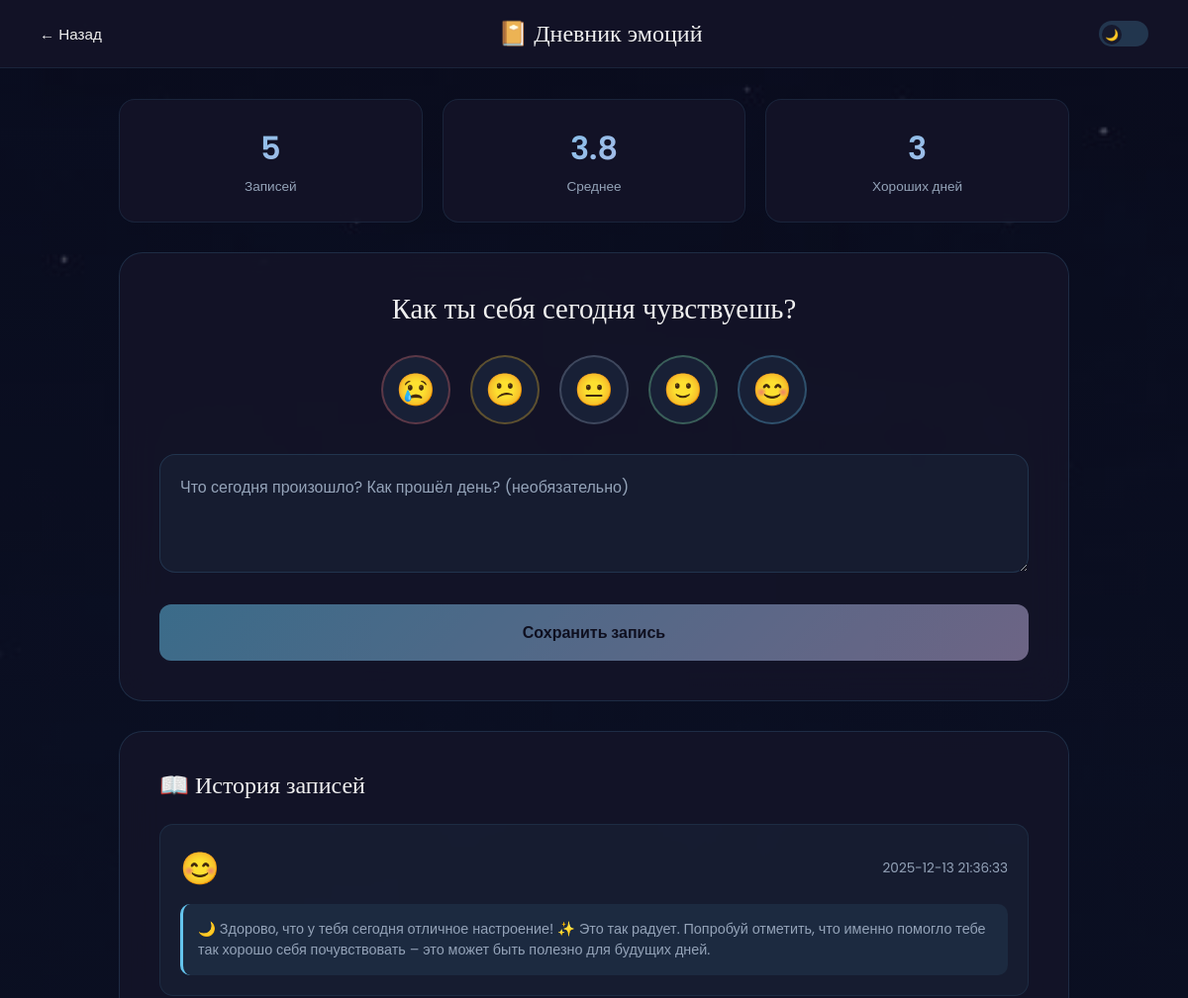
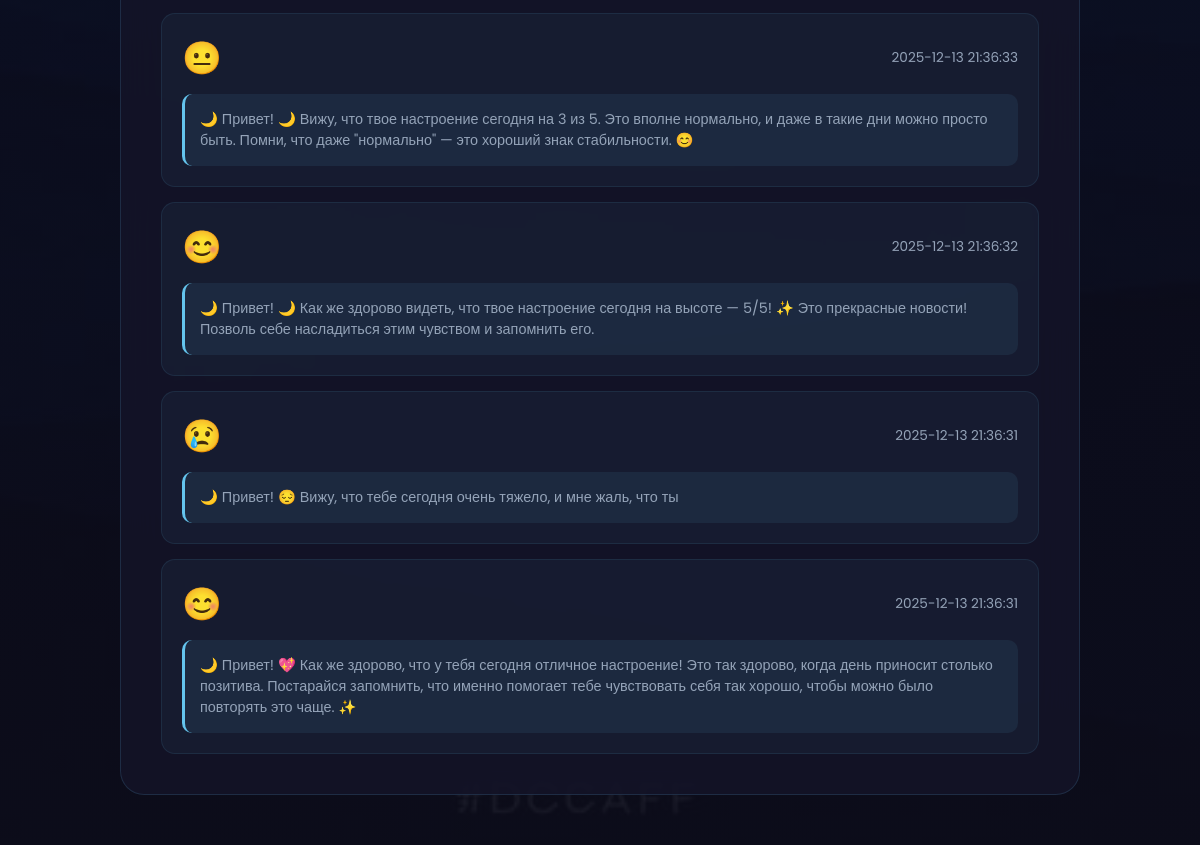
Page /mood (signed in) on the committed database (2 pictures, top to bottom).
### tables this page shows
CREATE TABLE mood_entries (
            id INTEGER PRIMARY KEY AUTOINCREMENT,
            user_id INTEGER NOT NULL,
            mood INTEGER NOT NULL CHECK(mood >= 1 AND mood <= 5),
            note TEXT,
            ai_insight TEXT,
            created_at TIMESTAMP DEFAULT CURRENT_TIMESTAMP,
            FOREIGN KEY (user_id) REFERENCES users (id)
        );

### app.py (the view)
@app.route('/mood')
@login_required
def mood():
    user = get_user_by_id(session['user_id'])
    entries = get_mood_entries(session['user_id'])
    stats = get_mood_stats(session['user_id'])
    return render_template('mood.html', user=user, entries=entries, stats=stats)

### app.py (called while the page is built)
def login_required(f):
    @wraps(f)
    def decorated_function(*args, **kwargs):
        if 'user_id' not in session:
            return redirect(url_for('index'))
        return f(*args, **kwargs)
    return decorated_function

### database.py (called while the page is built)
def get_db():
    conn = sqlite3.connect(DATABASE)
    conn.row_factory = sqlite3.Row
    return conn

def get_user_by_id(user_id):
    conn = get_db()
    cursor = conn.cursor()
    cursor.execute('SELECT * FROM users WHERE id = ?', (user_id,))
    user = cursor.fetchone()
    conn.close()
    return dict(user) if user else None

def get_mood_entries(user_id, limit=30):
    conn = get_db()
    cursor = conn.cursor()
    cursor.execute(
        'SELECT * FROM mood_entries WHERE user_id = ? ORDER BY created_at DESC LIMIT ?',
        (user_id, limit)
    )
    entries = cursor.fetchall()
    conn.close()
    return [dict(e) for e in entries]

### templates/mood.html (shortened to what this page needs)
<!DOCTYPE html>
<html lang="ru">
<head>
</head>
<body>
    <div class="bg-layer bg-dark-theme"></div>
    <div class="bg-overlay"></div>
    <header class="header">
        <a href="/dashboard" class="back-btn">← Назад</a>
        <h2 class="header-title">📔 Дневник эмоций</h2>
        <label class="theme-switch">
            <span class="theme-slider"></span>
        </label>
    </header>
    <main class="main-content">
        <div class="stats-row">
            <div class="stat-card">
                <div class="stat-value">{{ stats.total if stats else 0 }}</div>
                <div class="stat-label">Записей</div>
            </div>
            <div class="stat-card">
                <div class="stat-value">{{ stats.average if stats else '—' }}</div>
                <div class="stat-label">Среднее</div>
            </div>
            <div class="stat-card">
                <div class="stat-value">{{ (stats.distribution.get(5, 0) + stats.distribution.get(4, 0)) if stats and stats.distribution else 0 }}</div>
                <div class="stat-label">Хороших дней</div>
            </div>
        </div>
        <div class="new-entry-card">
            <h2 class="card-title">Как ты себя сегодня чувствуешь?</h2>
            <div class="mood-selector">
                <button class="mood-btn" data-mood="1">😢</button>
                <button class="mood-btn" data-mood="2">😕</button>
                <button class="mood-btn" data-mood="3">😐</button>
                <button class="mood-btn" data-mood="4">🙂</button>
                <button class="mood-btn" data-mood="5">😊</button>
            </div>
            <textarea class="note-input" placeholder="Что сегодня произошло? Как прошёл день? (необязательно)"></textarea>
            <button class="submit-btn" id="save-btn" disabled>
                Сохранить запись
            </button>
        </div>
        <div class="history-section">
            <h2 class="section-title">📖 История записей</h2>
            <div class="entry-list" id="entry-list">
                {% if entries %}
                    {% for entry in entries %}
                    <div class="entry-item">
                        <div class="entry-header">
                            <span class="entry-mood">
                                {% if entry.mood == 1 %}😢{% elif entry.mood == 2 %}😕{% elif entry.mood == 3 %}😐{% elif entry.mood == 4 %}🙂{% else %}😊{% endif %}
                            </span>
                            <span class="entry-date">{{ entry.created_at }}</span>
                        </div>
                        {% if entry.ai_insight %}
                        <div class="entry-insight">🌙 {{ entry.ai_insight }}</div>
                        {% endif %}
                    </div>
                    {% endfor %}
                {% else %}
                    <div class="empty-state">
                        <span>📔</span>
                        <p>Записей пока нет. Начни отслеживать своё настроение!</p>
                    </div>
                {% endif %}
            </div>
        </div>
    </main>
</body>
</html>

### rows in the picture
mood_entries: created_at "2025-12-13 21:36:33", ai_insight "Здорово, что у тебя сегодня отличное настроение! ✨ Это так радует. Попробуй отметить, что именно помогло тебе так хорошо себя почувствовать – это может быть полезно для будущих дней."
mood_entries: created_at "2025-12-13 21:36:33", ai_insight "Привет! 🌙 Вижу, что твое настроение сегодня на 3 из 5. Это вполне нормально, и даже в такие дни можно просто быть. Помни, что даже \"нормально\" — это хороший знак стабильности. 😊"
mood_entries: created_at "2025-12-13 21:36:32", ai_insight "Привет! 🌙 Как же здорово видеть, что твое настроение сегодня на высоте — 5/5! ✨ Это прекрасные новости! Позволь себе насладиться этим чувством и запомнить его."
mood_entries: created_at "2025-12-13 21:36:31", ai_insight "Привет! 😔 Вижу, что тебе сегодня очень тяжело, и мне жаль, что ты"
mood_entries: created_at "2025-12-13 21:36:31", ai_insight "Привет! 💖 Как же здорово, что у тебя сегодня отличное настроение! Это так здорово, когда день приносит столько позитива. Постарайся запомнить, что именно помогает тебе чувствовать себя так хорошо, чтобы можно было повторять это чаще. ✨"

### other values in the picture
{{ stats.total if stats else 0 }} "5"
{{ stats.average if stats else '—' }} "3.8"
